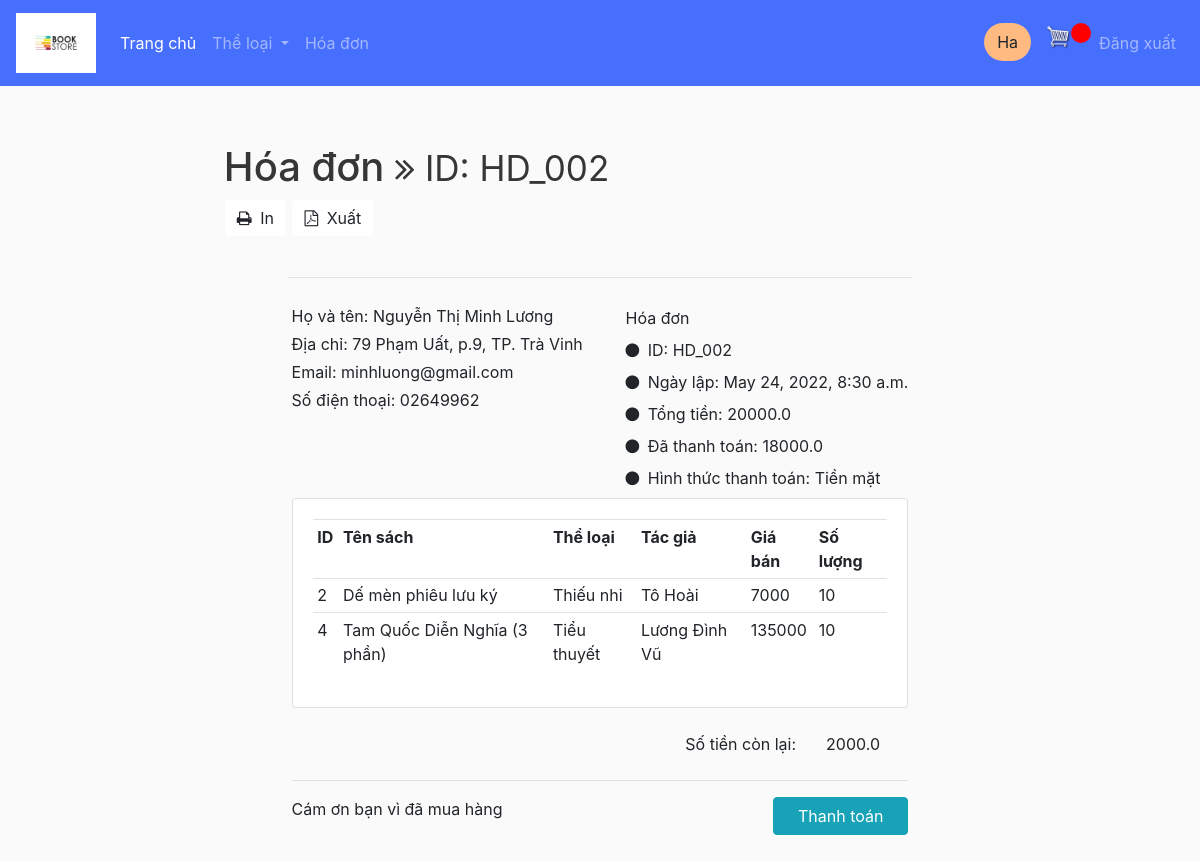
The app's page /review_invoice/HD_002/ (signed in) with its own data.
### book/models.py (models this page shows, shortened)
class HoaDon(models.Model):
    class Meta:
        verbose_name_plural = 'Hóa đơn'
    pttt = (
            ('Thẻ ngân hàng', 'Thẻ ngân hàng'),
            ('Tiền mặt', 'Tiền mặt'),
            )
    id_HD = models.CharField('Mã hóa đơn', max_length=100, primary_key=True, default= 'HD_', editable=True)
    ngay_lap_HD = models.DateTimeField(null=True)
    tong_tien = models.FloatField(null=True)
    nguoi_lap_HD = models.ForeignKey(Person, verbose_name='Nhân viên', null=True, blank=True, related_name="nhan_vien", on_delete=models.PROTECT)
    khach_hang = models.ForeignKey(Person, verbose_name='Khách hàng', null=True, blank=True, related_name="khach_hang", on_delete=models.PROTECT)
    phuong_thuc_thanh_toan = models.CharField('Phương thức thanh toán', max_length=100, null=False, choices=pttt)
    da_tra = models.FloatField(null=True)

class Person(models.Model):
    class Meta:
        verbose_name_plural = 'Thành viên'
    id = models.CharField(max_length=100, primary_key=True, editable=True)
    ho_ten = models.CharField('Họ tên', max_length=100, null=True)
    ngay_sinh = models.DateField('Ngày sinh', null=True, editable=True)
    so_dien_thoai = models.CharField('Số điện thoại', max_length=13, null=True)
    dia_chi = models.CharField('Địa chỉ', max_length=1000, null=True)
    email = models.CharField('Email', max_length=50, null=True)
    profile_pic = models.ImageField(default="profile1.png", null=True, blank=True)
    user = models.OneToOneField(User, blank=True, null=True, on_delete=models.CASCADE) # a user can have 1 customer, a customer have a user

class ChiTietHoaDon(models.Model): # 1 lần nhập 1 sách
    hoa_don = models.ForeignKey(HoaDon, verbose_name='Hóa đơn', on_delete=models.PROTECT)
    sach = models.ForeignKey(Sach, verbose_name='Sản phẩm', on_delete=models.PROTECT)
    so_luong = models.PositiveIntegerField(null=True, default=0, editable=True)
    class Meta:
        verbose_name_plural = 'Chi tiết hóa đơn'

class Sach(models.Model):
    ten_sach = models.CharField(max_length=100, null=True)
    ngay_nhap = models.DateField(null=True, editable=True)
    so_luong = models.PositiveIntegerField(null=True)
    the_loai = models.CharField(max_length=100, null=True)
    tac_gia = models.CharField(max_length=100, null=True)
    don_gia = models.PositiveBigIntegerField(null=True)
    gia_ban = models.PositiveBigIntegerField(null=True)
    nha_xuat_ban = models.CharField(max_length=100, null=True)
    nam_xuat_ban = models.PositiveIntegerField(null=True)
    nguoi_nhap = models.ForeignKey(Person, null=True, on_delete=models.PROTECT)
    anh_sach = models.ImageField(default="static/placeholder.png",null=True, blank=True)
    mo_ta = models.TextField("Mô tả ngắn", max_length=1000, null=True, blank=True)
    class Meta: # vì django ko cho tạo PK 2 thuộc tính nên làm cách này
        unique_together = ('id', 'ngay_nhap',)
        verbose_name_plural = "Sách"

### book/views.py (the view)
# urls.py: path('review_invoice/<str:pk>/', views.reviewInvoice, name='review_invoice'),
@login_required(login_url='login')
def reviewInvoice(request, pk):
    invoice = HoaDon.objects.get(id_HD=pk)
    details = ChiTietHoaDon.objects.filter(hoa_don=invoice)
    remain = invoice.tong_tien - invoice.da_tra
    context = {'invoice': invoice, 'remain': remain, 'details': details}
    return render(request, 'book/invoice.html', context)

### book/templates/book/invoice.html (shortened to what this page needs)
{%  extends 'book/main.html' %}
{% block content %}
<link href="https://maxcdn.bootstrapcdn.com/font-awesome/4.7.0/css/font-awesome.min.css" rel="stylesheet" />
<div class="page-content container">
    <div class="page-header text-blue-d2">
        <h1 class="page-title text-secondary-d1">
            Hóa đơn
            <small class="page-info">
                <i class="fa fa-angle-double-right text-80"></i>
                ID: {{ invoice.id_HD }}
            </small>
        </h1>
        <div class="page-tools">
            <div class="action-buttons">
                <a class="btn bg-white btn-light mx-1px text-95" href="#" data-title="Print">
                    <i class="mr-1 fa fa-print text-primary-m1 text-120 w-2"></i>
                    In
                </a>
                <a class="btn bg-white btn-light mx-1px text-95" href="#" data-title="PDF">
                    <i class="mr-1 fa fa-file-pdf-o text-danger-m1 text-120 w-2"></i>
                    Xuất
                </a>
            </div>
        </div>
    </div>
    <div class="container px-0">
        <div class="row mt-4">
            <div class="col-12 col-lg-12">
                <hr class="row brc-default-l1 mx-n1 mb-4" />
                <div class="row">
                    <div class="col-sm-6">
                        <div>
                            <span class="text-sm text-grey-m2 align-middle">Họ và tên:</span>
                            <span class="text-600 text-110 text-blue align-middle">{{ invoice.khach_hang.ho_ten }}</span>
                        </div>
                        <div class="text-grey-m2">
                            <div class="my-1">
                                Địa chỉ: {{invoice.khach_hang.dia_chi}}
                            </div>
                            <div class="my-1">
                                Email: {{invoice.khach_hang.email}}
                            </div>
                            <div class="my-1">
                                Số điện thoại: {{invoice.khach_hang.so_dien_thoai}}
                            </div>
                        </div>
                    </div>
                    <div class="text-95 col-sm-6 align-self-start d-sm-flex justify-content-end">
                        <div class="text-grey-m2">
                            <div class="mt-1 mb-2 text-secondary-m1 text-600 text-125">
                                Hóa đơn
                            </div>
                            <div class="my-2"><i class="fa fa-circle text-blue-m2 text-xs mr-1"></i> <span class="text-600 text-90">ID:</span> {{invoice.id_HD}}</div>
                            <div class="my-2"><i class="fa fa-circle text-blue-m2 text-xs mr-1"></i> <span class="text-600 text-90">Ngày lập:</span> {{invoice.ngay_lap_HD}}</div>
                            <div class="my-2"><i class="fa fa-circle text-blue-m2 text-xs mr-1"></i> <span class="text-600 text-90">Tổng tiền:</span> {{invoice.tong_tien}}</div>
                            <div class="my-2"><i class="fa fa-circle text-blue-m2 text-xs mr-1"></i> <span class="text-600 text-90">Đã thanh toán:</span> {{invoice.da_tra}}</div>
                            <div class="my-2"><i class="fa fa-circle text-blue-m2 text-xs mr-1"></i> <span class="text-600 text-90">Hình thức thanh toán:</span> {{invoice.phuong_thuc_thanh_toan}}</div>
                        </div>
                    </div>
                </div>
                    <div class="row">
                        <div class="col-md">
                            <div class="card card-body">
                                <table class="table table-sm">
                                    <tr>
                                        <th>ID</th>
                                        <th>Tên sách</th>
                                        <th>Thể loại</th>
                                        <th>Tác giả</th>
                                        <th>Giá bán</th>
                                        <th>Số lượng</th>
                                    </tr>
                                    {% for detail in details %}
                                    <tr>
                                        <td>{{detail.sach.id}}</td>
                                        <td>{{detail.sach.ten_sach}}</td>
                                        <td>{{detail.sach.the_loai}}</td>
                                        <td>{{detail.sach.tac_gia}}</td>
                                        <td>{{detail.sach.gia_ban}}</td>
                                        <td>{{detail.sach.so_luong}}</td>
                                    </tr>
                                    {% endfor %}
                                </table>
                            </div>
                        </div>
                    </div>
                    <div class="row mt-3">
                        <div class="col-12 col-sm-7 text-grey-d2 text-95 mt-2 mt-lg-0">
                        </div>
                        <div class="col-12 col-sm-5 text-grey text-90 order-first order-sm-last">
                            <div class="row my-2">
                                <div class="col-7 text-right">
                                    Số tiền còn lại:
                                </div>
                                <div class="col-5">
                                    <span class="text-120 text-secondary-d1">{{remain}}</span>
                                </div>
                            </div>
                        </div>
                    </div>
                    <hr />
                    <div>
                        <span class="text-secondary-d1 text-105">Cám ơn bạn vì đã mua hàng</span>
                        <a href="#" class="btn btn-info btn-bold px-4 float-right mt-3 mt-lg-0">Thanh toán</a>
                    </div>
                </div>
            </div>
        </div>
    </div>
</div>
{% endblock %}

### book/templates/book/navbar.html (shortened to what this page needs)
{% load static %}
<nav class="navbar navbar-expand-sm navbar-dark" style="background-color: rgba(40, 88, 255, 0.85);">
  <a class="navbar-brand" href="{% url 'home' %}">
    <img src="{% static 'images/logons.png' %}" alt="logo" height="60px">
  </a>
  <div class="collapse navbar-collapse" id="navbarSupportedContent">
    <ul class="navbar-nav mr-auto">
      <li class="nav-item active">
        <a class="nav-link" href="{% url 'home' %}">Trang chủ <span class="sr-only">(current)</span></a>
      </li>
      <li class="nav-item dropdown">
        <a class="nav-link dropdown-toggle" href="#" id="navbarDropdown" role="button" data-toggle="dropdown" aria-haspopup="true" aria-expanded="false">
          Thể loại
        </a>
      </li>
      {% if user.is_authenticated %}
      <li class="nav-item">
        <a class="nav-link" href="{% url 'list_invoice' %}">Hóa đơn</a>
      </li>
      {% endif %}
    </ul>
    <div class="form-inline my-2 my-lg-0">
      <ul class="navbar-nav">
        {% if user.is_authenticated %}
        <li class="nav-item">
            <a class="btn" style="background-color: #FFBA81; border-radius: 40px;" href="/customer_info/">{{grp}} {{request.user}}</a>
        </li>
        <a href="{% url 'cart' %}">
          <img id="cart-icon" src="{% static 'images/cart.png' %}" alt="cart-icon">
        </a>
        <p id="cart-total">{{cartItems}}</p>
        <li class="nav-item">
          <a class="nav-link" href="{% url 'logout' %}">Đăng xuất</a>
        </li>
        {% endif %}
    </ul>
    </div>
  </div>
</nav>

### static/css/navbar.css (style rules this page uses)
#cart-icon { width:25px; display: inline-block; margin-left: 15px; }
#cart-total { display: block; text-align: center; color:#fff; background-color: red; width: 20px; height: 20px; border-radius: 80%; font-size: 12px; }

### static/css/main_base.css (style rules this page uses)
.container { max-width: 82% !important; }
body { background-color: hsl(0, 0%, 98%); }
h1,h2,h3,h4,h5,h6 { color:hsl(0, 0%, 21%); }

### records on screen
HoaDon: id_HD "HD_002", khach_hang.ho_ten "Nguyễn Thị Minh Lương", khach_hang.dia_chi "79 Phạm Uất, p.9, TP. Trà Vinh", khach_hang.email "minhluong@gmail.com", khach_hang.so_dien_thoai "02649962", ngay_lap_HD "May 24, 2022, 8:30 a.m.", tong_tien "20000.0", da_tra "18000.0", phuong_thuc_thanh_toan "Tiền mặt"
ChiTietHoaDon: sach.id "2", sach.ten_sach "Dế mèn phiêu lưu ký", sach.the_loai "Thiếu nhi", sach.tac_gia "Tô Hoài", sach.gia_ban "7000", sach.so_luong "10"
ChiTietHoaDon: sach.id "4", sach.ten_sach "Tam Quốc Diễn Nghĩa (3 phần)", sach.the_loai "Tiểu thuyết", sach.tac_gia "Lương Đình Vũ", sach.gia_ban "135000", sach.so_luong "10"

### other values on screen
{{ request.user }} "Ha"
{{ remain }} "2000.0"
